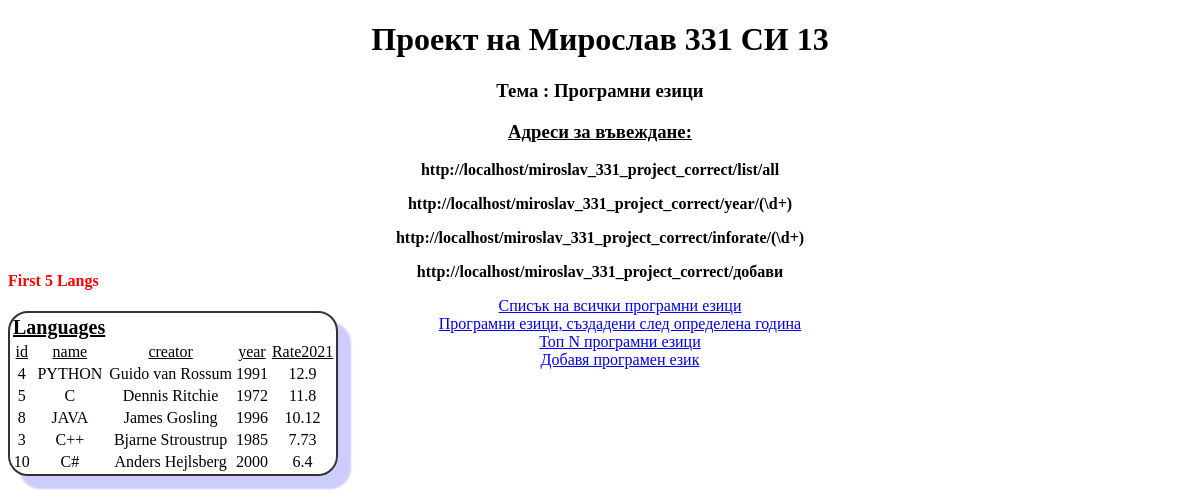
/miroslav_331_project_correct/inforate/5, run on the app's committed database.
### tables this page shows
CREATE TABLE `prog_language` (
  `id` int(11) NOT NULL,
  `language` varchar(50) NOT NULL,
  `creator` varchar(50) NOT NULL,
  `dateCreated` year(4) NOT NULL,
  `Rate2021` double NOT NULL
);

### configs/routes.php (called while the page is built)
<?php
return array(
    "miroslav_331_project_correct/list/all"=>"language/listAll",
    "miroslav_331_project_correct/year/(\d+)"=>"language/year/$1",
    "miroslav_331_project_correct/inforate/(\d+)"=>"language/infoRate/$1",
    "miroslav_331_project_correct/добави"=>"language/add",
);
?>

### controllers/LanguageController.php (called while the page is built, shortened)
<?php
require_once(PATH."\\models\\prog_language.php");
class LanguageController{
    public static function actionInfoRate($param){
        $languages= ProgLanguage::getFirstNumberByRateLanguages($param);
       require_once(PATH."\\views\\show_number_lang_by_desc_rate.php");
    }
}
?>

### models/prog_language.php (called while the page is built, shortened)
<?php
class ProgLanguage{
    public static function getFirstNumberByRateLanguages($number){
        $connect = DataBase::connectDataBase();
        $query = "SELECT id,language,creator,dateCreated,Rate2021 FROM prog_language ORDER BY Rate2021 DESC LIMIT ".$number;
        $statement = $connect->prepare($query);
        $statement->execute();
        $result = $statement->fetchAll(PDO::FETCH_ASSOC);
        return $result;
    }
}
?>

### views/show_number_lang_by_desc_rate.php (the view)
<?php require_once(PATH.'\\views\\head.php') ?>
<h4>First <?=$param?> Langs</h4>
<?php foreach($languages as $el):?>
    <tr>
        <td><?=$el['id']?></td>
        <td><?=$el['language']?></td>
        <td><?=$el['creator']?></td>
        <td><?=$el['dateCreated']?></td>
        <td><?=$el['Rate2021']?></td>
            </tr>
            <?php endforeach;?>
<?php require_once(PATH.'\\views\\foot.php') ?>

### components/router.php (shortened to what this page needs)
<?php
class Router{
    private $routes;
    public function __construct(){
        $this->routes = require_once(PATH.'\\configs\\routes.php');
        foreach($this->routes as $idx=>$el){
            echo "<b><p>".self::myUri.$idx."</p></b>";
        }
        echo "<ul>
          <li><a href='/miroslav_331_project_correct/list/all'>Списък на всички програмни езици</a></li>
          <li><a href='/miroslav_331_project_correct/year/1990'>Програмни езици, създадени след определена година</a></li>
          <li><a href='/miroslav_331_project_correct/inforate/5'>Топ N програмни езици</a></li>
          <li><a href='/miroslav_331_project_correct/добави'>Добавя програмен език</a></li>
        </ul>";
    }
    private function getUri(){
        $uri = $_SERVER ['REQUEST_URI'];
        $uri = trim($uri,'/');
        return urldecode($uri);
        }
    public  function run(){
        $uri = $this->getUri();
        foreach($this->routes as $pattern=>$template){
            if(preg_match("~$pattern~",$uri)){
                $newRoute = preg_replace("~$pattern~",$template,$uri);
                $newRouteParts = explode('/',$newRoute);
                if(count($newRouteParts)==3){
                    $controllerName = ucfirst(array_shift($newRouteParts))."Controller";
                    $actionName = "action".ucfirst(array_shift($newRouteParts));
                    $param = $newRouteParts[0];
                    if($actionName==='actionYear'){
                        if(intval($param)){
                            $param =intval($param);
                            if($param>1900 && $param<2155){
                                require_once(PATH.'\\controllers\\'.$controllerName.'.php');
                                $controllerObj = new $controllerName();
                                $controllerObj->$actionName($param);
                            }else{
                                echo "<h1>Не валидна дата $param </h1>";
                                echo "<p><u>Датата трябва да бъде <b>>1900 и <2155</b></u></p>";
                            }
                        }
                    }else if ($actionName==='actionInfoRate'){
                        if(intval($param)){
                            $param =intval($param);
                                $controllerObj = new $controllerName();
                                $controllerObj->$actionName($param);
                        }
                    }
                }else if(count($newRouteParts)==2){
                    $controllerName = ucfirst(array_shift($newRouteParts))."Controller";
                    $actionName = "action".ucfirst(array_shift($newRouteParts));
                    require_once(PATH.'\\controllers\\'.$controllerName.'.php');
                    $controllerObj = new $controllerName();
                    $controllerObj->$actionName();
                }
                break;
            }
        }
    }
}
?>

### data on the page
prog_language: id "4", language "PYTHON", creator "Guido van Rossum", dateCreated "1991", Rate2021 "12.9"
prog_language: id "5", language "C", creator "Dennis Ritchie", dateCreated "1972", Rate2021 "11.8"
prog_language: id "8", language "JAVA", creator "James Gosling", dateCreated "1996", Rate2021 "10.12"
prog_language: id "3", language "C++", creator "Bjarne Stroustrup", dateCreated "1985", Rate2021 "7.73"
prog_language: id "10", language "C#", creator "Anders Hejlsberg", dateCreated "2000", Rate2021 "6.4"

### other printed values
$idx "miroslav_331_project_correct/list/all"
$idx "miroslav_331_project_correct/year/(\\d+)"
$idx "miroslav_331_project_correct/inforate/(\\d+)"
$idx "miroslav_331_project_correct/добави"
